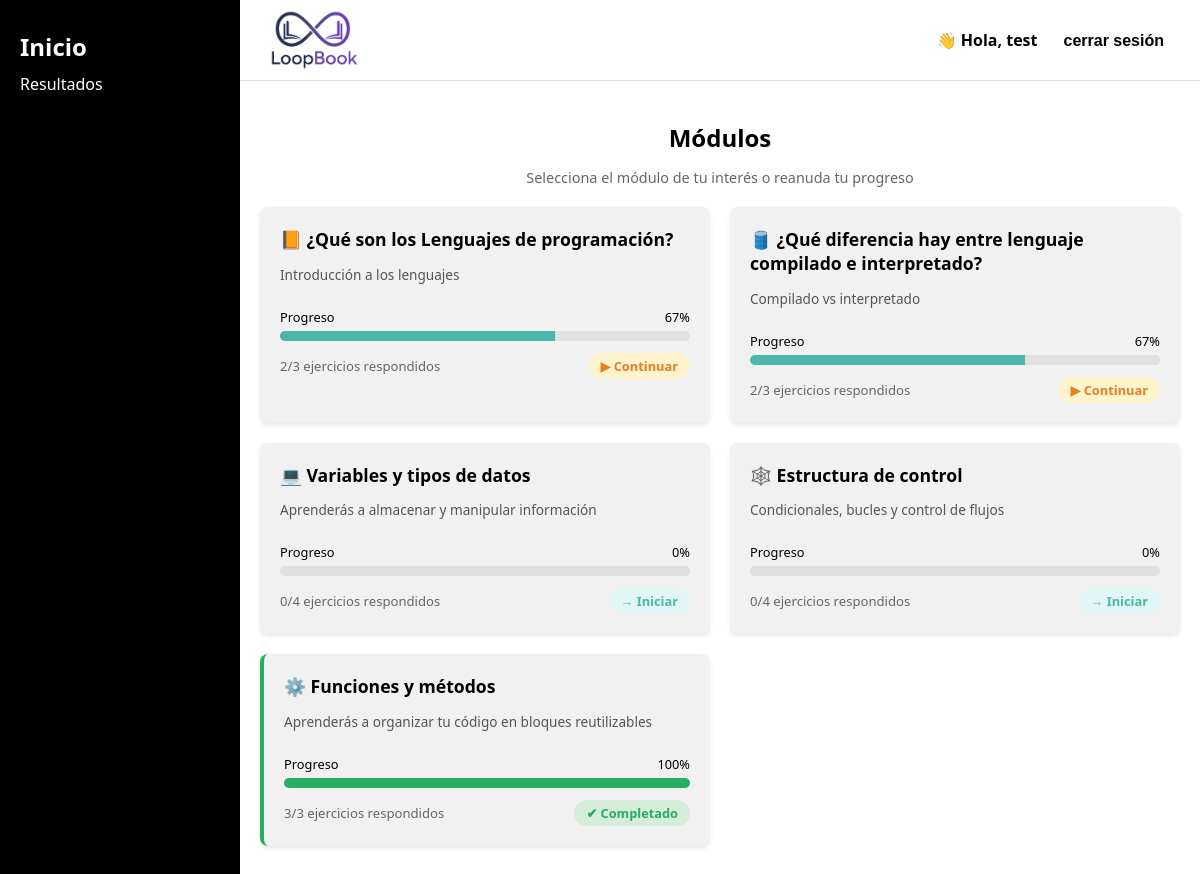
The page /Frontend/Cursos.php (signed in) on the database its author committed.
### tables this page shows
CREATE TABLE `modulos` (
  `id_modulo` int(11) NOT NULL,
  `id_curso` int(11) NOT NULL,
  `nombre` varchar(150) NOT NULL,
  `descripcion` text DEFAULT NULL,
  `orden` int(11) NOT NULL
);

### Frontend/Cursos.php (the view, shortened to what this page needs)
<?php
require_once __DIR__ . "/conexion.php";
$id_usuario = $_SESSION["id_usuario"];
$stmtModulos = $pdo->query("SELECT m.id_modulo, m.nombre, m.descripcion, c.id_curso
                             FROM modulos m
                             JOIN curso c ON m.id_curso = c.id_curso
                             ORDER BY m.id_curso, m.orden");
$modulos = $stmtModulos->fetchAll(PDO::FETCH_ASSOC);
$progreso_modulos = [];
foreach ($modulos as $mod) {
    $id_modulo = $mod["id_modulo"];
    $stmtTotal = $pdo->prepare("SELECT COUNT(DISTINCT id_ejercicio) FROM ejercicios WHERE id_modulo = ?");
    $stmtTotal->execute([$id_modulo]);
    $total = (int) $stmtTotal->fetchColumn();
    $stmtComp = $pdo->prepare("
        SELECT COUNT(DISTINCT e.id_ejercicio)
        FROM ejercicios e
        JOIN respuesta_abierta r ON r.id_ejercicio = e.id_ejercicio
        WHERE e.id_modulo = ? AND r.id_usuario = ?
    ");
    $stmtComp->execute([$id_modulo, $id_usuario]);
    $completados = (int) $stmtComp->fetchColumn();
    $completados = min($completados, $total);
    $porcentaje  = ($total > 0) ? round(($completados / $total) * 100) : 0;
    $progreso_modulos[$id_modulo] = [
        "total"       => $total,
        "completados" => $completados,
        "porcentaje"  => $porcentaje,
    ];
}
$iconos = ["📙", "🛢️", "💻", "🕸️", "⚙️", "📘"];
?>
<!DOCTYPE html>
<html lang="es">
<head>
</head>
<body>
<aside class="sidebar">
    <h2 onclick="window.location.href='Cursos.php'">Inicio</h2>
    <p>Resultados</p>
</aside>
<main class="main">
    <header class="header">
        <div class="logo"><img src="loopbook_logo.png" alt="LoopBook"></div>
        <div style="display:flex; align-items:center; gap:20px;">
            <span>👋 Hola, <?= htmlspecialchars($_SESSION["nombre"]) ?></span>
            <form method="POST" action="cerrarSesion.php" style="margin:0;">
                <button type="submit" class="btn-cerrar">cerrar sesión</button>
            </form>
        </div>
    </header>
    <section class="content">
        <h2 style="margin-bottom:5px;">Módulos</h2>
        <p class="bienvenida">Selecciona el módulo de tu interés o reanuda tu progreso</p>
        <?php if (empty($modulos)): ?>
            <p class="sin-modulos">No hay módulos disponibles aún.</p>
        <?php else: ?>
            <div class="grid">
                <?php foreach ($modulos as $i => $mod):
                    $id  = $mod["id_modulo"];
                    $p   = $progreso_modulos[$id];
                    $pct = $p["porcentaje"];
                    $icono = $iconos[$i] ?? "📘";
                    $done       = $pct >= 100;
                    $enProgreso = $pct > 0 && !$done;
                ?>
                <a class="card <?= $done ? 'completada' : '' ?>"
                   href="Temas.php?modulo=<?= $id ?>"
                   data-progreso="<?= $pct ?>">
                    <h3><?= $icono ?> <?= htmlspecialchars($mod["nombre"]) ?></h3>
                    <p class="desc"><?= htmlspecialchars($mod["descripcion"]) ?></p>
                    <div class="progress-box">
                        <div class="progress-info">
                            <span>Progreso</span>
                            <span class="pct">0%</span>
                        </div>
                        <div class="progress-container">
                            <div class="progress-fill <?= $done ? 'done' : '' ?>"></div>
                        </div>
                    </div>
                    <div class="footer-card">
                        <span class="lecciones-info">
                            <?= $p["completados"] ?>/<?= $p["total"] ?> ejercicios respondidos
                        </span>
                        <?php if ($done): ?>
                            <span class="estado-badge completado">✔ Completado</span>
                        <?php elseif ($enProgreso): ?>
                            <span class="estado-badge en-progreso">▶ Continuar</span>
                        <?php else: ?>
                            <span class="estado-badge nuevo">→ Iniciar</span>
                        <?php endif; ?>
                    </div>
                </a>
                <?php endforeach; ?>
            </div>
        <?php endif; ?>
    </section>
</main>
</body>
</html>

### Frontend/Cursos.php (style rules this page uses)
:root { --sidebar-width: 200px; --bar-bg: #e0e0e0; --bar-fill: #4db6ac; }
body { margin: 0; font-family: 'Segoe UI', Arial, sans-serif; display: flex; height: 100vh; background-color: #fff; }
.sidebar { width: var(--sidebar-width); background-color: #000; color: #fff; padding: 20px; flex-shrink: 0; }
.sidebar h2, .sidebar p { margin: 10px 0; cursor: pointer; }
.main { flex-grow: 1; display: flex; flex-direction: column; overflow-y: auto; }
.header { display: flex; justify-content: space-between; align-items: center; padding: 10px 30px; border-bottom: 1px solid #ddd; font-weight: bold; flex-shrink: 0; }
.logo img { height: 60px; display: block; }
.content { padding: 20px; text-align: center; }
.grid { display: grid; grid-template-columns: 1fr 1fr; gap: 20px; max-width: 1000px; margin: 20px auto; }
.card { background: #f1f1f1; padding: 20px; border-radius: 8px; text-align: left; box-shadow: 0 2px 4px rgba(0,0,0,0.1); cursor: pointer; transition: transform 0.15s, box-shadow 0.15s; text-decoration: none; color: inherit; display: block; }
.card.completada { border-left: 4px solid #27ae60; }
.card h3 { margin: 0 0 6px 0; font-size: 1.1rem; }
.desc { font-size: 0.85rem; color: #555; margin-bottom: 15px; min-height: 28px; }
.progress-box { margin-bottom: 12px; }
.progress-info { display: flex; justify-content: space-between; font-size: 0.8rem; margin-bottom: 5px; }
.progress-container { background: var(--bar-bg); height: 10px; border-radius: 5px; overflow: hidden; }
.progress-fill { background: var(--bar-fill); height: 100%; width: 0%; transition: width 1s ease-in-out; }
.progress-fill.done { background: #27ae60; }
.footer-card { display: flex; justify-content: space-between; align-items: center; margin-top: 8px; }
.lecciones-info { font-size: 0.82rem; color: #666; }
.estado-badge { font-size: 0.8rem; font-weight: bold; padding: 4px 12px; border-radius: 20px; }
.estado-badge.completado { background: #d4edda; color: #27ae60; }
.estado-badge.en-progreso { background: #fff3cd; color: #e67e22; }
.estado-badge.nuevo { background: #e0f7f5; color: #4db6ac; }
.btn-cerrar { background: none; border: none; cursor: pointer; font-weight: bold; font-size: 1rem; color: #000; }
.bienvenida { color: #666; font-size: 0.9rem; margin-bottom: 5px; }

### rows shown on the page
modulos: icono "📙", nombre "¿Qué son los Lenguajes de programación?", descripcion "Introducción a los lenguajes", id_modulo "2", id_modulo "3", shows "▶ Continuar"
modulos: icono "🛢️", nombre "¿Qué diferencia hay entre lenguaje compilado e interpretado?", descripcion "Compilado vs interpretado", id_modulo "2", id_modulo "3", shows "▶ Continuar"
modulos: icono "💻", nombre "Variables y tipos de datos", descripcion "Aprenderás a almacenar y manipular información", id_modulo "0", id_modulo "4", shows "→ Iniciar"
modulos: icono "🕸️", nombre "Estructura de control", descripcion "Condicionales, bucles y control de flujos", id_modulo "0", id_modulo "4", shows "→ Iniciar"
modulos: icono "⚙️", nombre "Funciones y métodos", descripcion "Aprenderás a organizar tu código en bloques reutilizables", id_modulo "3", shows "✔ Completado"

### other values the page prints
$_SESSION["nombre"] "test"
